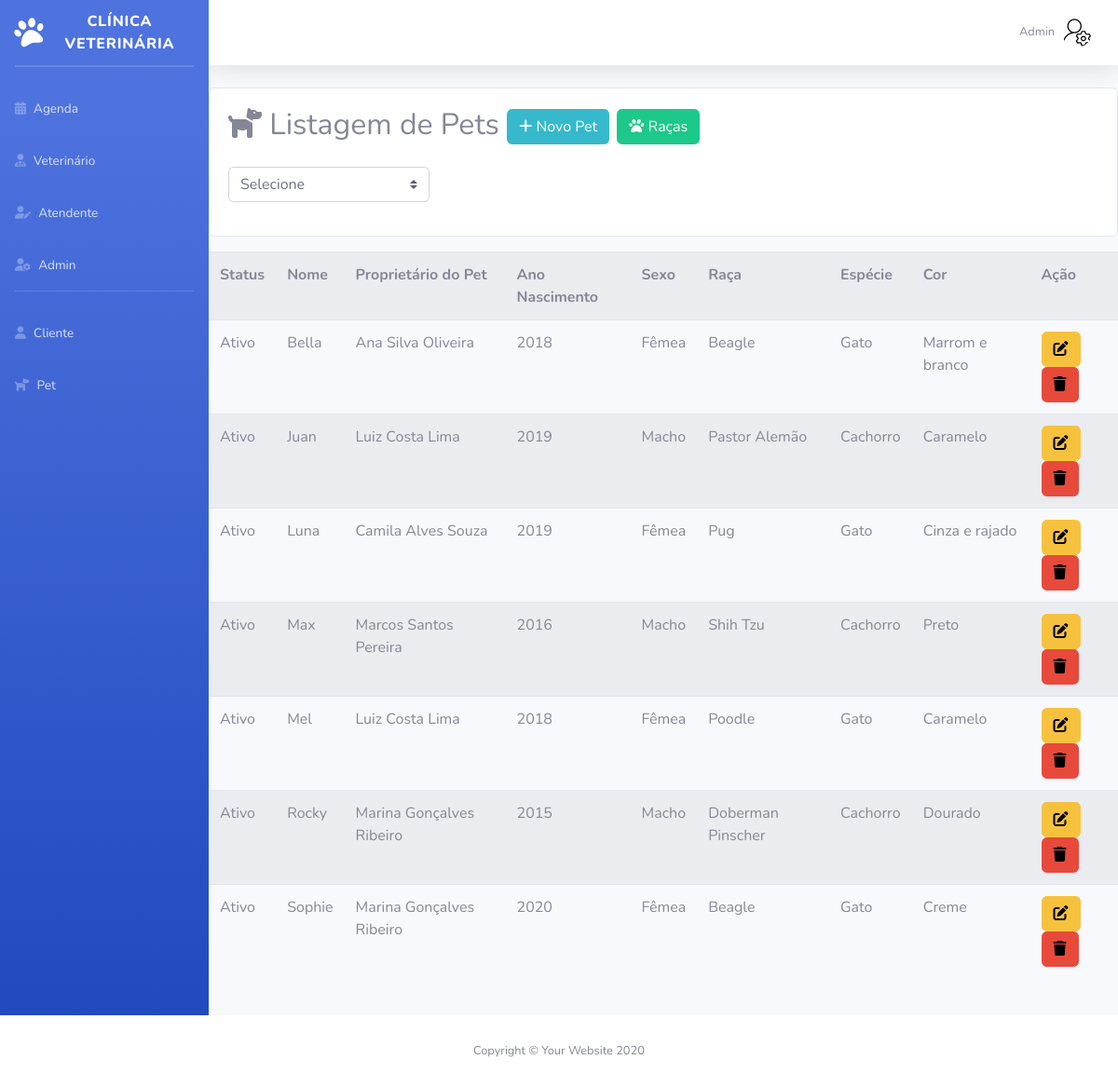
/Sistema/Admin/listagemPet.php (signed in), run on an earlier commit of the app's database.
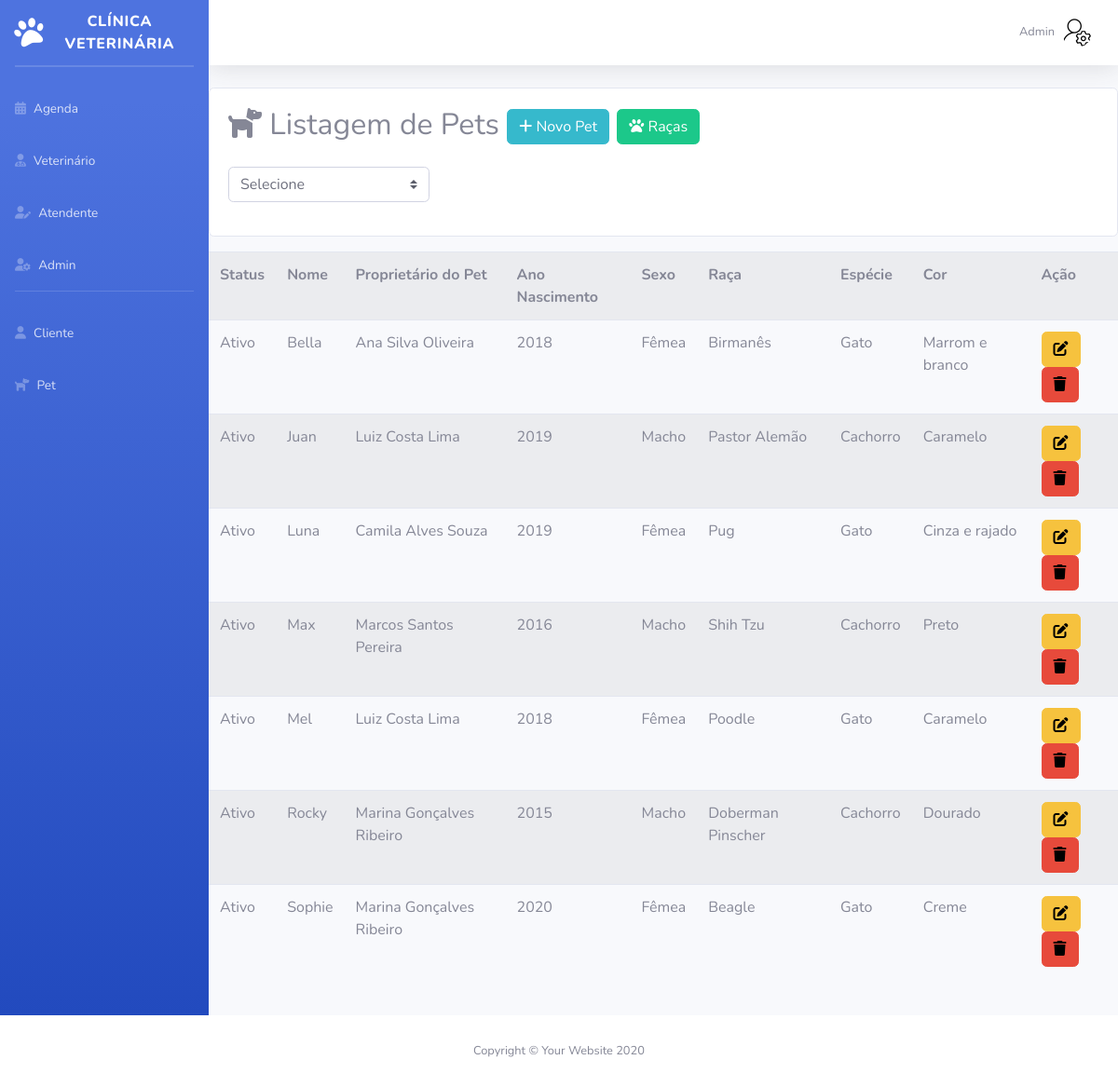
And on a later commit of the database.
### tables this page shows
CREATE TABLE `pet` (
  `id` int(11) NOT NULL,
  `statusPet` varchar(10) NOT NULL,
  `nome` varchar(100) NOT NULL,
  `especie` varchar(50) NOT NULL,
  `anoNascimento` int(11) NOT NULL,
  `sexo` varchar(15) NOT NULL,
  `cor` varchar(50) NOT NULL,
  `obs` varchar(300) DEFAULT NULL,
  `cliente_id` int(11) NOT NULL,
  `raca_id` int(11) DEFAULT NULL
);

CREATE TABLE `raca` (
  `id` int(11) NOT NULL,
  `statusRaca` varchar(15) NOT NULL,
  `nome` varchar(100) NOT NULL,
  `descricao` varchar(100) DEFAULT NULL,
  `especie` varchar(15) DEFAULT NULL
);

CREATE TABLE `cliente` (
  `id` int(11) NOT NULL,
  `statusCliente` varchar(15) NOT NULL,
  `nome` varchar(200) NOT NULL,
  `telefone` varchar(20) NOT NULL,
  `endereco` varchar(200) NOT NULL,
  `cep` varchar(15) NOT NULL,
  `numero` int(6) NOT NULL,
  `cidade` varchar(100) NOT NULL,
  `UF` varchar(2) NOT NULL,
  `sexo` varchar(1) NOT NULL,
  `dataNascimento` varchar(50) NOT NULL,
  `CPF` varchar(14) NOT NULL,
  `email` varchar(200) NOT NULL,
  `dataCadastro` date NOT NULL DEFAULT current_timestamp()
);

### Sistema/Admin/listagemPet.php (the view, shortened to what this page needs)
<?php
require_once("conexao.php");
?>
<!DOCTYPE html>
<html lang="pt-br">
<head>
    <link href="vendor/fontawesome-free/css/all.min.css" rel="stylesheet" type="text/css">
    <link href="css/sb-admin-2.min.css" rel="stylesheet">
</head>
<body id="page-top">
    <div id="wrapper">
        <?php require_once("sidebarAdmin.php"); ?>
        <div id="content-wrapper" class="d-flex flex-column">
            <div id="content">
                <?php require_once("topbarAdmin.php"); ?>
                <div class="card mt-3 mb-3">
                    <div class="card-body">
                        <h2><i class="fa-solid fa-dog"></i> Listagem de Pets <a href="cadastroPet.php" class="btn btn-info btn-sn"><i class="fa-solid fa-plus" style="color: #ffffff;"></i> Novo Pet</a>
                            <a href="listagemRaca.php" class="btn btn-success btn-sn"><i class="fa-solid fa-paw"></i> Raças</a>
                        </h2>
                        <form method="post">
                            <div class="row mb-3 mt-4">
                                <div class="col-3">
                                    <select name="cliente_id" class="custom-select" aria-label="Large select example" onchange="this.form.submit()">
                                        <option value="">Selecione</option>
                                    </select>
                                </div>
                            </div>
                        </form>
                        <?php
                        $sql = "SELECT p.id, p.statusPet, p.nome, p.especie, p.anoNascimento, p.sexo, p.cor, c.nome as clienteNome, r.nome as racaNome
                        FROM pet p
                        INNER JOIN cliente c ON p.cliente_id = c.id
                        INNER JOIN raca r ON p.raca_id = r.id";
                        $sql .= " ORDER BY nome";
                        $resultado = mysqli_query($conexao, $sql);
                        ?>
                    </div>
                </div>
                <?php
                if ($resultado->num_rows > 0) {
                ?>
                    <table class="table table-striped table-hover" id="listaAgenda">
                        <tr>
                            <th>Status</th>
                            <th>Nome</th>
                            <th>Proprietário do Pet</th>
                            <th>Ano Nascimento</th>
                            <th>Sexo</th>
                            <th>Raça</th>
                            <th>Espécie</th>
                            <th>Cor</th>
                            <th>Ação</th>
                        </tr>
                        <?php
                        while ($row = $resultado->fetch_assoc()) {
                            $clienteNome = isset($row["clienteNome"]) ? $row["clienteNome"] : "";
                            $racaNome = isset($row["racaNome"]) ? $row["racaNome"] : "";
                            echo "<tr><td>" . $row["statusPet"] . "</td><td>" . $row["nome"] . "</td><td>" . $clienteNome . "</td><td>" . $row["anoNascimento"] . "</td><td>" . $row["sexo"] . "</td><td>" . $racaNome . "</td><td>" . $row["especie"] . "</td><td>" . $row["cor"] . "</td>";
                        ?>
                            <td>
                                <a href="editarPet.php?id=<?= $row['id'] ?>" class="btn btn-warning"><i class="fa-solid fa-pen-to-square" style="color: #000000;"></i></a>
                                <a href="listagemPet.php?id=<?= $row['id'] ?>" class="btn btn-danger" onclick="return confirm('Confirma exclusão?')"><i class="fa-solid fa-trash" style="color: #000000;"></i></a>
                            </td>
                            </tr>
                        <?php
                        }
                        ?>
                    </table>
                    <br>
                <?php
                } else {
                    echo "Nenhum resultado encontrado.";
                }
                ?>
            </div>
            <?php require_once("footer.php"); ?>
</body>
</html>

What changed in the data, as far as the page shows it:
changed pet "Bella": raca.nome "Beagle" → "Birmanês"
